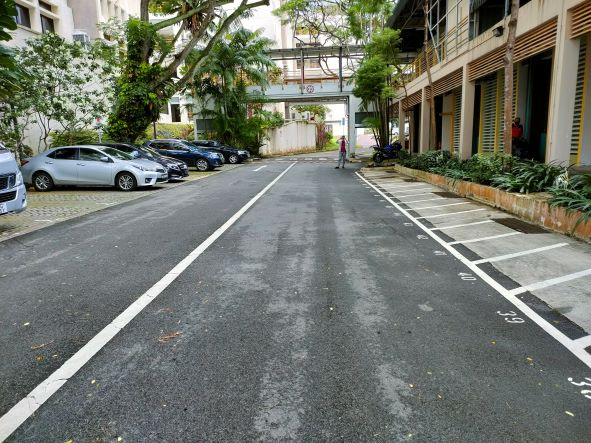
#> input picture test.jpg, 591 x 443 px
$ python measure.py
#> lines starting #> are read from the running program, lines starting #| are printed output that depends on the picture
#> further down, image is the input picture: shape (443, 591, 3); mean B, G, R 109.3, 118.5, 114.3
import cv2
import matplotlib.pyplot as plt
import numpy as np


def canny(image):
    gray=cv2.cvtColor(lane_image,cv2.COLOR_RGB2GRAY)
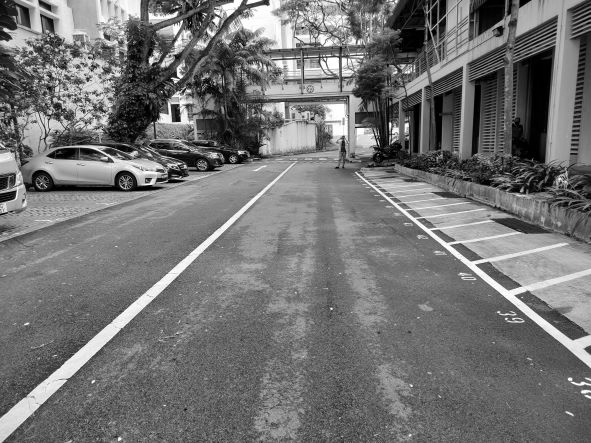
#> gray: shape (443, 591); min 0, max 255, mean 115.2
    blur=cv2.GaussianBlur(gray,(5,5),0)
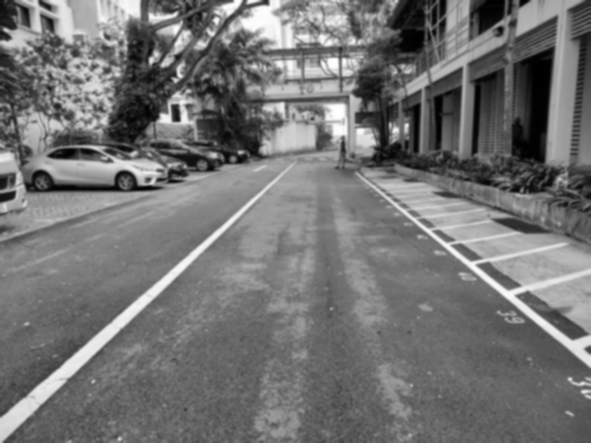
#> blur: shape (443, 591); min 0, max 255, mean 115.2
    canny=cv2.Canny(blur,50,150)#change ratio to outline defferent amounts of objects
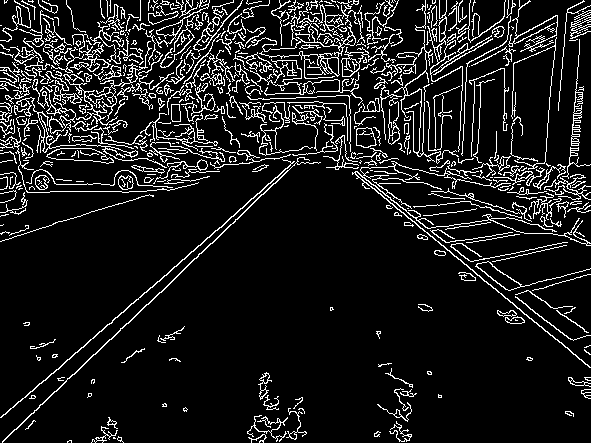
#> canny: shape (443, 591); 10.9% white in thin lines or dots
    return canny

image = cv2.imread('test.jpg')
lane_image=np.copy(image)
canny=canny(lane_image)
plt.imshow(canny)
plt.show()

$ run again, with (1080).jpg copied over test.jpg
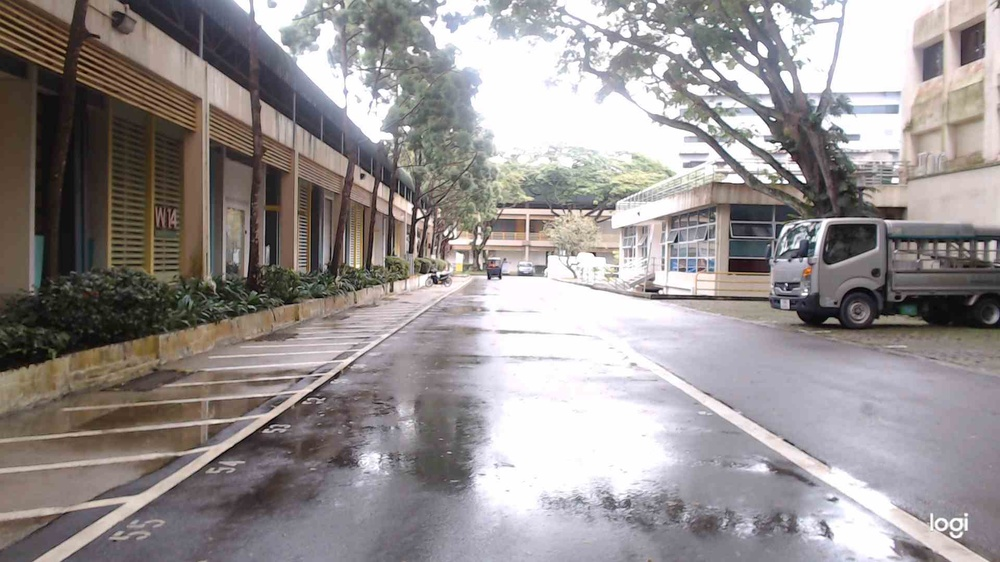
#> input picture (1080).jpg, 1000 x 562 px, shrunk from 1920 x 1080 before the run
#> image is the input picture: shape (562, 1000, 3); mean B, G, R 145, 145.3, 151.1
#> in canny, `gray=cv2.cvtColor(lane_image,cv2.COLOR_RGB2GRAY)`:
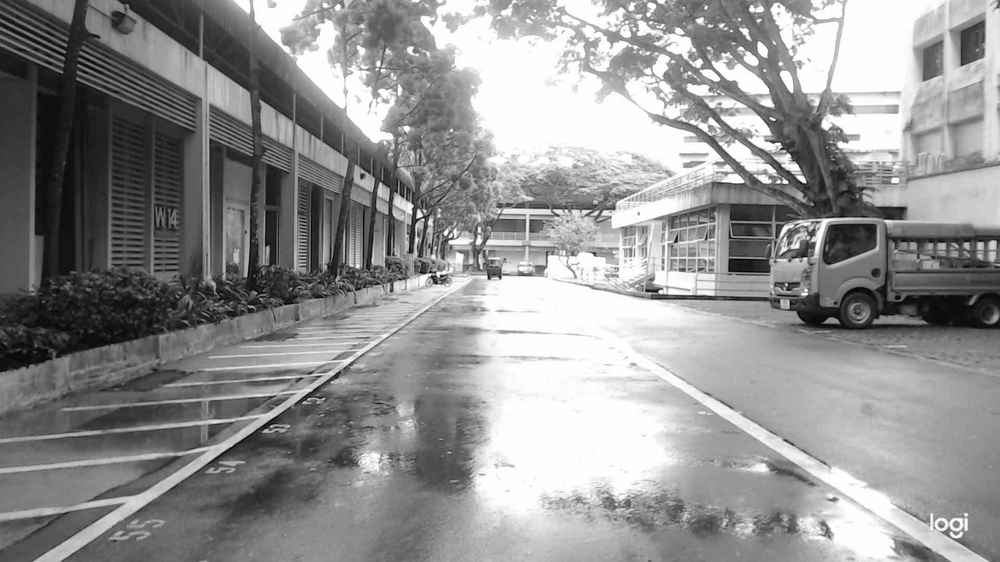
#> gray: shape (562, 1000); min 0, max 255, mean 145.9
#> in canny, `canny=cv2.Canny(blur,50,150)#change ratio to outline defferent amounts..`:
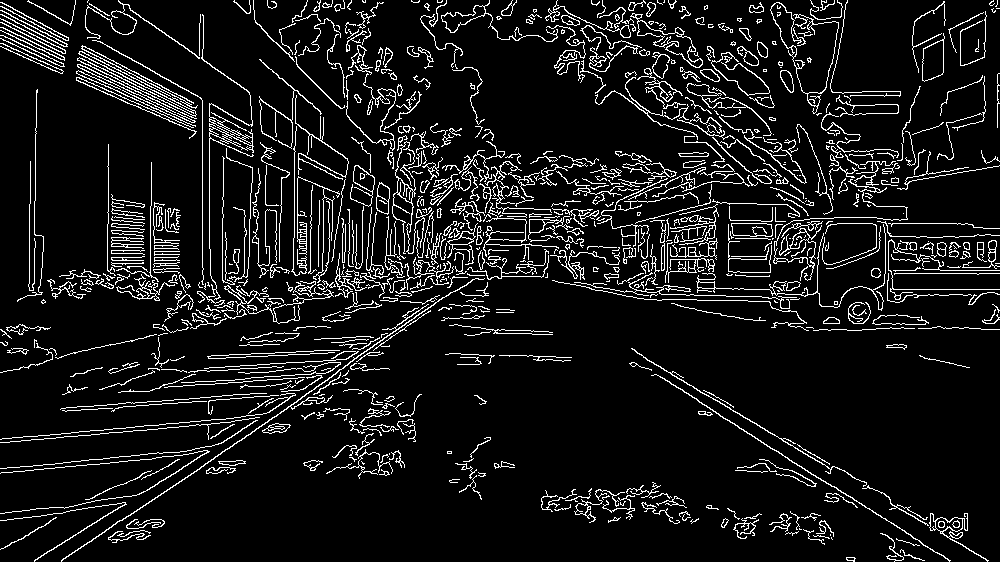
#> canny: shape (562, 1000); 9.2% white in thin lines or dots

$ run again, with (720).jpg copied over test.jpg
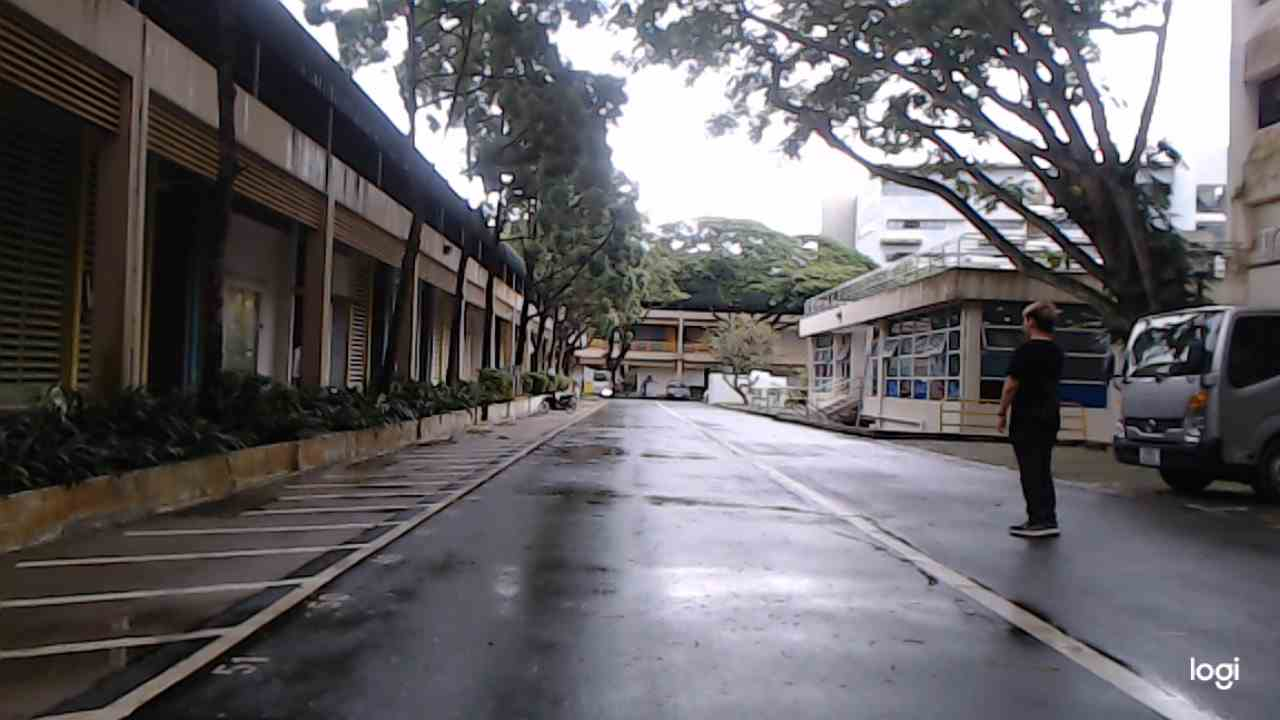
#> input picture (720).jpg, 1280 x 720 px
#> image is the input picture: shape (720, 1280, 3); mean B, G, R 102, 98.5, 101.4
#> in canny, `blur=cv2.GaussianBlur(gray,(5,5),0)`:
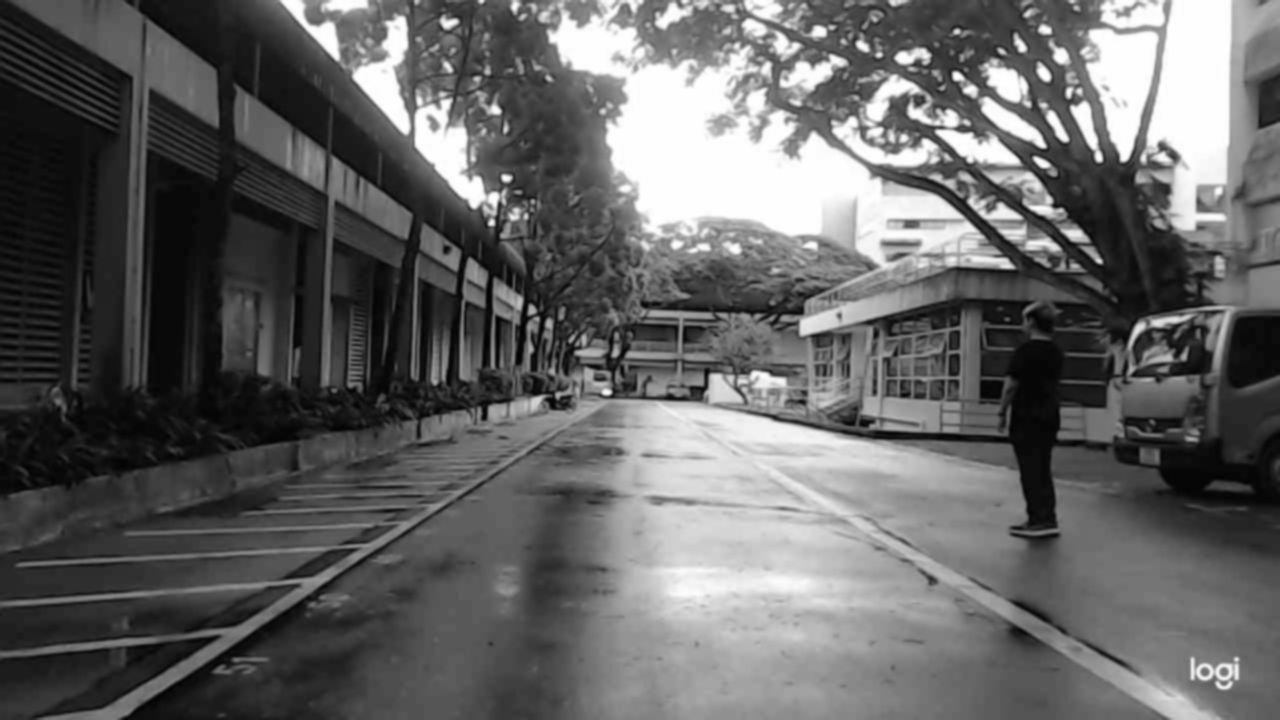
#> blur: shape (720, 1280); min 1, max 255, mean 99.9
#> in canny, `canny=cv2.Canny(blur,50,150)#change ratio to outline defferent amounts..`:
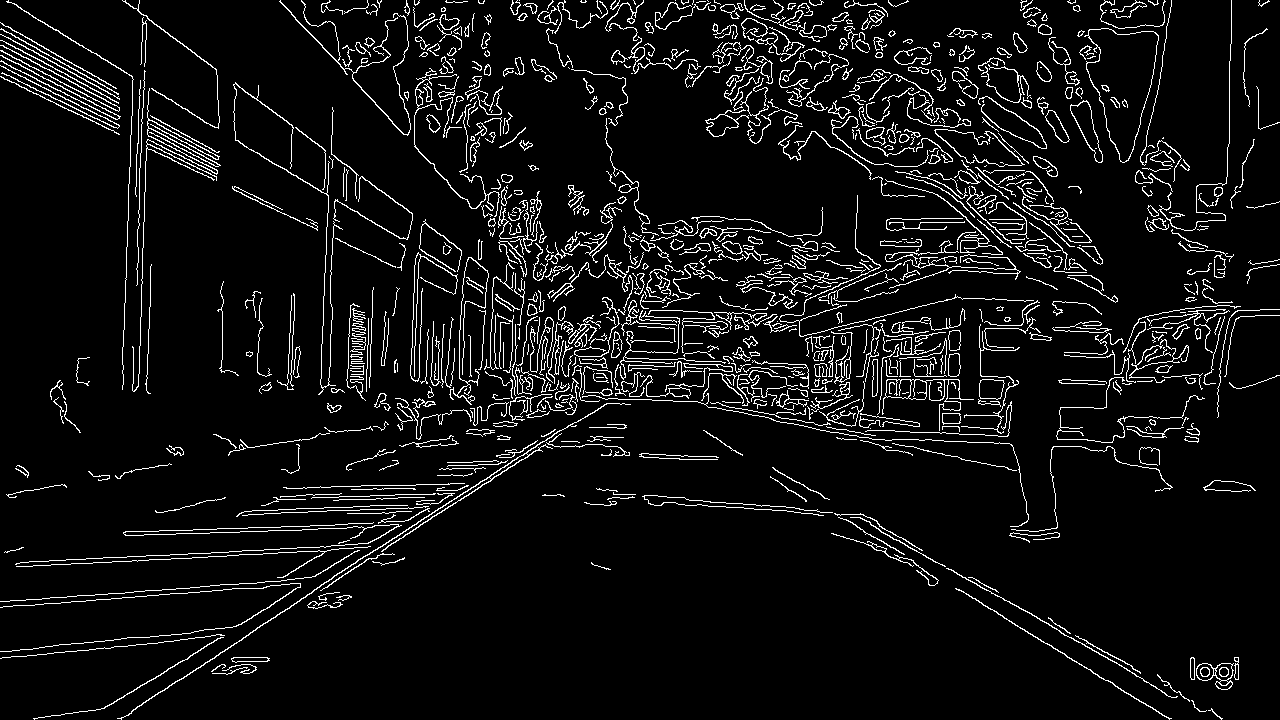
#> canny: shape (720, 1280); 6.6% white in thin lines or dots
